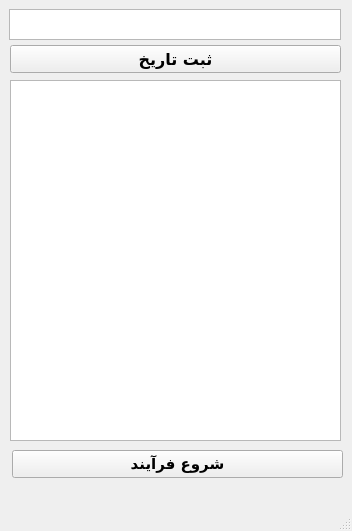
<?xml version="1.0" encoding="UTF-8"?>
<ui version="4.0">
 <class>MarketCapgui</class>
 <widget class="QMainWindow" name="MarketCapgui">
  <property name="geometry">
   <rect>
    <x>0</x>
    <y>0</y>
    <width>352</width>
    <height>531</height>
   </rect>
  </property>
  <property name="maximumSize">
   <size>
    <width>16777215</width>
    <height>16777215</height>
   </size>
  </property>
  <property name="windowTitle">
   <string>MarketCapgui</string>
  </property>
  <widget class="QWidget" name="centralwidget">
   <widget class="QTextEdit" name="datetext">
    <property name="geometry">
     <rect>
      <x>9</x>
      <y>9</y>
      <width>332</width>
      <height>31</height>
     </rect>
    </property>
    <property name="minimumSize">
     <size>
      <width>332</width>
      <height>0</height>
     </size>
    </property>
    <property name="maximumSize">
     <size>
      <width>16777215</width>
      <height>6777215</height>
     </size>
    </property>
   </widget>
   <widget class="QPushButton" name="processpush">
    <property name="geometry">
     <rect>
      <x>12</x>
      <y>450</y>
      <width>331</width>
      <height>28</height>
     </rect>
    </property>
    <property name="font">
     <font>
      <family>B Nazanin</family>
      <pointsize>11</pointsize>
      <weight>75</weight>
      <bold>true</bold>
     </font>
    </property>
    <property name="text">
     <string>شروع فرآیند</string>
    </property>
   </widget>
   <widget class="QPushButton" name="datepush">
    <property name="geometry">
     <rect>
      <x>10</x>
      <y>45</y>
      <width>331</width>
      <height>28</height>
     </rect>
    </property>
    <property name="font">
     <font>
      <family>B Nazanin</family>
      <pointsize>12</pointsize>
      <weight>75</weight>
      <bold>true</bold>
     </font>
    </property>
    <property name="layoutDirection">
     <enum>Qt::RightToLeft</enum>
    </property>
    <property name="autoFillBackground">
     <bool>false</bool>
    </property>
    <property name="text">
     <string>ثبت تاریخ</string>
    </property>
    <property name="default">
     <bool>false</bool>
    </property>
    <property name="flat">
     <bool>false</bool>
    </property>
   </widget>
   <widget class="QTextEdit" name="processtext">
    <property name="geometry">
     <rect>
      <x>10</x>
      <y>80</y>
      <width>331</width>
      <height>361</height>
     </rect>
    </property>
   </widget>
  </widget>
  <widget class="QStatusBar" name="statusbar"/>
  <widget class="QMenuBar" name="menubar">
   <property name="geometry">
    <rect>
     <x>0</x>
     <y>0</y>
     <width>352</width>
     <height>26</height>
    </rect>
   </property>
  </widget>
 </widget>
 <resources/>
 <connections/>
</ui>
